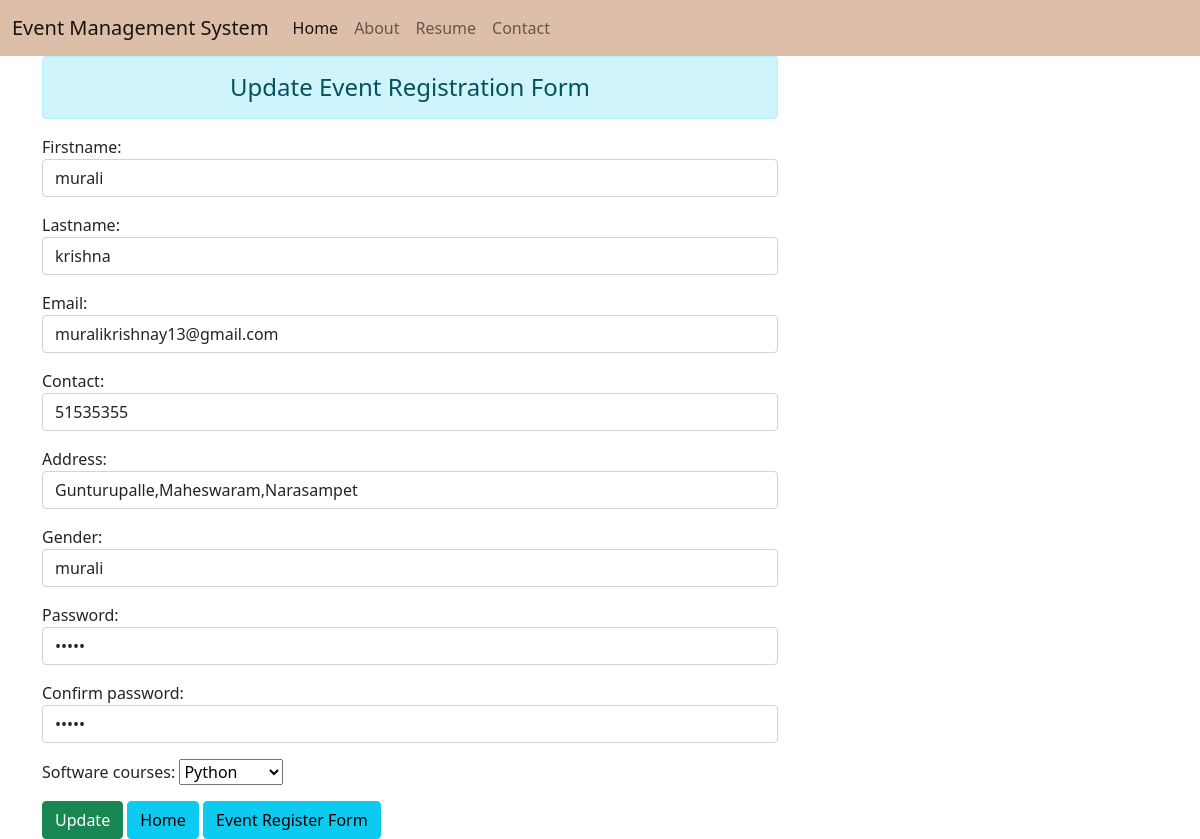
Page /4/ on the committed database.
### eventapp/models.py (models this page shows)
class registermodel(models.Model):
    Firstname = models.CharField(max_length=50)
    Lastname = models.CharField(max_length=50)
    Email = models.EmailField(max_length=50)
    Contact= models.IntegerField()
    Address=models.CharField(max_length=50)
    Gender=models.CharField(max_length=50)
    Password=models.CharField(max_length=50)
    Confirm_password=models.CharField(max_length=50)
    soft_courses=(
        ('Python','Python'),
        ('Java','Java'),
        ('.Net','.Net'),('Aws','Aws'),
        ('Datascince','Datascince'),
        ('UI','UI'),
        ('Mysql','Mysql'),
        ('selenium','selenium')
    )
    Software_courses = models.CharField(choices=soft_courses,max_length=50)

### eventapp/views.py (the view)
# urls.py: path('<int:id>/',views.update_data,name='updatedata'),
def update_data(request,id):
    if request.method == "POST":
        pi=registermodel.objects.get(pk=id)
        fm=registerform(request.POST,instance=pi)
        if fm.is_valid():
            fm.save()
            messages.success(request, 'You have update successfully')
    else:
        pi=registermodel.objects.get(pk=id)
        fm=registerform(instance=pi)
    return render(request,'updateonline.html', {'form': fm})

### eventapp/forms.py
class registerform(forms.ModelForm):
    class Meta:
        model = registermodel
        fields = '__all__'
        widgets={
            'Firstname':forms.TextInput(attrs={'class':'form-control'}),
            'Lastname': forms.TextInput(attrs={'class': 'form-control'}),
            'Email': forms.EmailInput(attrs={'class': 'form-control'}),
            'Contact': forms.NumberInput(attrs={'class': 'form-control'}),
            'Address': forms.TextInput(attrs={'class': 'form-control'}),
            'Gender': forms.TextInput(attrs={'class': 'form-control'}),
            'Password': forms.PasswordInput(render_value=True,attrs={'class': 'form-control'}),
            'Confirm_password': forms.PasswordInput(render_value=True,attrs={'class': 'form-control'}),
        }

### templates/updateonline.html (shortened to what this page needs)
<!DOCTYPE html>
{% extends 'base.html' %}
{% load static %}
{% block content %}
<html lang="en">
<head>
    <link href="https://cdn.jsdelivr.net/npm/bootstrap@5.0.2/dist/css/bootstrap.min.css" rel="stylesheet">
</head>
<body>
<div class="container">
  <div class="row ">
    <div class="col-sm-8 align="center">
        <h4 class="text-center alert alert-info"> Update Event Registration Form </h4>
             <form action="" method="POST">
                    <table>
                      {{form.as_p}}
                    </table>
                 <input type="submit" class="btn btn-success" value="Update">
                 <a href="{% url 'home'%}" class="btn btn-info">Home</a>
                 <a href="{% url 'register'%}" class="btn btn-info">Event Register Form</a>
             </form>
    </div>
   </div>
</div>
</body>
</html>
{% endblock %}

### rows in the picture
registermodel: Firstname "murali", Lastname "krishna", Email "muralikrishnay13@gmail.com", Contact "51535355", Address "Gunturupalle,Maheswaram,Narasampet", Gender "murali", Software_courses "Python"
